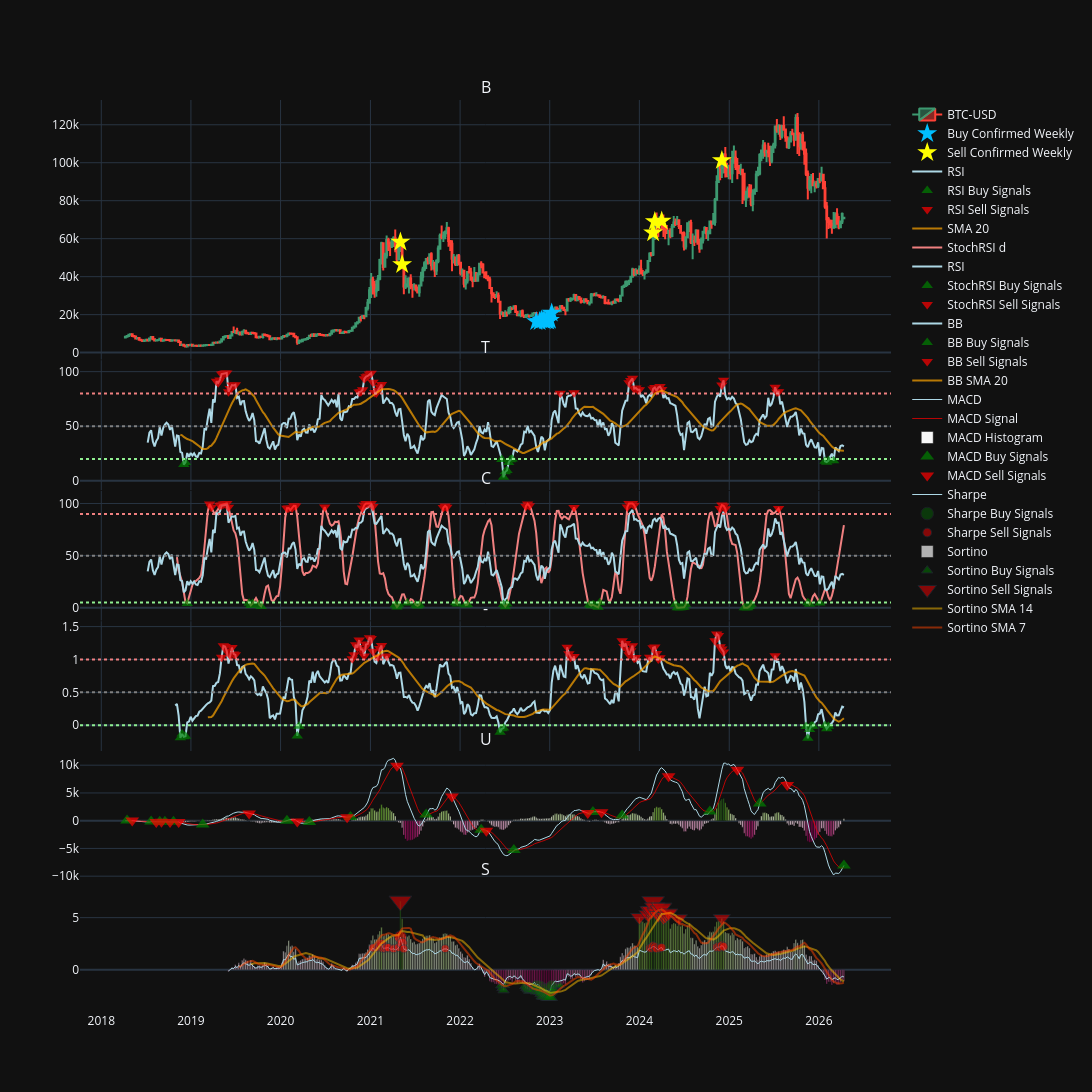

The notebook cell this image was saved under:
### Code cell
fig_btc_weekly = make_subplots(
    rows=6, cols=1,
    shared_xaxes=True,
    vertical_spacing=0.0008,
    subplot_titles=('BTC-USD'),
    row_width=[1.0, 1.0, 1.0, 1.0, 1.0, 2.0]
)

fig_btc_weekly.add_trace(go.Candlestick(
    x=btc_df.index,
    open=btc_df['Open']['BTC-USD'],
    high=btc_df['High']['BTC-USD'],
    low=btc_df['Low']['BTC-USD'],
    close=btc_df['Close']['BTC-USD'],
    name='BTC-USD',

), row=1, col=1)

fig_btc_weekly.add_trace(go.Scatter(
    x=btc_df.index[buy_confirmed_weekly],
    y=btc_df['Close']['BTC-USD'][buy_confirmed_weekly],
    mode='markers',
    marker=dict(size=15,
                color='#00BFFF',
                symbol='star'),
    showlegend=True,
    name='Buy Confirmed Weekly'
), row=1, col=1)

fig_btc_weekly.add_trace(go.Scatter(
    x=btc_df.index[sell_confirmed_weekly],
    y=btc_df['Close']['BTC-USD'][sell_confirmed_weekly],
    mode='markers',
    marker=dict(size=15,
                color='#FFFF00',
                colorscale='PuRd',
                symbol='star'),
    showlegend=True,
    name='Sell Confirmed Weekly'
), row=1, col=1)

'''fig_btc_weekly.add_trace(go.Scatter(
    x=btc_df.index[buy_combined_weekly],
    y=btc_df['Close']['BTC-USD'][buy_combined_weekly],
    mode='markers',
    marker=dict(size=15,
                color='blue',
                colorscale='PuRd',
                symbol='arrow-up'),
    opacity=0.7,
    showlegend=True,
    name='Buy Combined Signals'
), row=1, col=1)

fig_btc_weekly.add_trace(go.Scatter(
    x=btc_df.index[sell_combined_weekly],
    y=btc_df['Close']['BTC-USD'][sell_combined_weekly],
    mode='markers',
    marker=dict(size=15,
                color='red',
                colorscale='PuRd',
                symbol='arrow-down'),
    opacity=0.7,
    showlegend=True,
    name='Sell Combined Signals'
), row=1, col=1)

fig_btc_weekly.add_trace(go.Scatter(
    x=btc_df.index[btc_macd_buy],
    y=btc_df['Close']['BTC-USD'][btc_macd_buy],
    mode='markers',
    marker=dict(size=12,
                color='green',
                symbol='triangle-up'),
    showlegend=True,
    opacity=0.7,
    name='MACD Buy Signals'
), row=1, col=1)

fig_btc_weekly.add_trace(go.Scatter(
    x=btc_df.index[btc_macd_sell],
    y=btc_df['Close']['BTC-USD'][btc_macd_sell],
    mode='markers',
    marker=dict(size=12,
                color='red',
                symbol='triangle-down'),
    showlegend=True,
    opacity=0.7,
    name='MACD Sell Signals'
), row=1, col=1)'''

#---------------------------RSI------------------------#

fig_btc_weekly.add_trace(go.Scatter(
    x=btc_rsi_values_weekly.index,
    y=btc_rsi_values_weekly,
    line=dict(color='lightblue', width=2),
    showlegend=True,
    name='RSI'
), row=2, col=1)

fig_btc_weekly.add_trace(go.Scatter(
    x=btc_rsi_values_weekly[btc_rsi_buy].index,
    y=btc_rsi_values_weekly[btc_rsi_buy],
    mode='markers',
    marker=dict(size=10,
                color='green',
                symbol='triangle-up'),
    showlegend=True,
    opacity=0.7,
    name='RSI Buy Signals'
), row=2, col=1)

fig_btc_weekly.add_trace(go.Scatter(
    x=btc_rsi_values_weekly[btc_rsi_sell].index,
    y=btc_rsi_values_weekly[btc_rsi_sell],
    mode='markers',
    marker=dict(size=10,
                color='red',
                symbol='triangle-down'),
    showlegend=True,
    opacity=0.7,
    name='RSI Sell Signals'
), row=2, col=1)

fig_btc_weekly.add_trace(go.Scatter(
    x=rsi_sma_20.index,
    y=rsi_sma_20,
    line=dict(color='orange', width=2),
    opacity=0.7,
    showlegend=True,
    name='SMA 20'
), row=2, col=1)

fig_btc_weekly.add_hline(y=20, line_dash="dot", line_color="lightgreen", row=2, col=1)
fig_btc_weekly.add_hline(y=50, line_dash="dot", line_color="gray", row=2, col=1)
fig_btc_weekly.add_hline(y=80, line_dash="dot", line_color="lightcoral", row=2, col=1)


#--------------------------STOCH RSI---------------------#

fig_btc_weekly.add_trace(go.Scatter(
    x=btc_stochrsi_values_weekly['d'].index,
    y=btc_stochrsi_values_weekly['d'],
    line=dict(color='lightcoral', width=2),
    showlegend=True,
    name='StochRSI d'
), row=3, col=1)

fig_btc_weekly.add_trace(go.Scatter(
    x=btc_rsi_values_weekly.index,
    y=btc_rsi_values_weekly,
    line=dict(color='lightblue', width=2),
    showlegend=True,
    name='RSI'
), row=3, col=1)

fig_btc_weekly.add_trace(go.Scatter(
    x=btc_stochrsi_values_weekly['d'][btc_stochrsi_buy].index,
    y=btc_stochrsi_values_weekly['d'][btc_stochrsi_buy],
    mode='markers',
    marker=dict(size=10,
                color='green',
                symbol='triangle-up'),
    showlegend=True,
    opacity=0.7,
    name='StochRSI Buy Signals'
), row=3, col=1)

fig_btc_weekly.add_trace(go.Scatter(
    x=btc_stochrsi_values_weekly['d'][btc_stochrsi_sell].index,
    y=btc_stochrsi_values_weekly['d'][btc_stochrsi_sell],
    mode='markers',
    marker=dict(size=10,
                color='red',
                symbol='triangle-down'),
    showlegend=True,
    opacity=0.7,
    name='StochRSI Sell Signals'
), row=3, col=1)

fig_btc_weekly.add_hline(y=5, line_dash="dot", line_color="lightgreen", row=3, col=1)
fig_btc_weekly.add_hline(y=50, line_dash="dot", line_color="gray", row=3, col=1)
fig_btc_weekly.add_hline(y=90, line_dash="dot", line_color="lightcoral", row=3, col=1)


#--------------------BB%B-----------------------#

fig_btc_weekly.add_trace(go.Scatter(
    x=btc_bb_values_weekly.index,
    y=btc_bb_values_weekly,
    line=dict(color='lightblue', width=2),
    showlegend=True,
    name='BB'
), row=4, col=1)

fig_btc_weekly.add_trace(go.Scatter(
    x=btc_bb_values_weekly[btc_bb_buy].index,
    y=btc_bb_values_weekly[btc_bb_buy],
    mode='markers',
    marker=dict(size=10,
                color='green',
                symbol='triangle-up'),
    showlegend=True,
    opacity=0.7,
    name='BB Buy Signals'
), row=4, col=1)

fig_btc_weekly.add_trace(go.Scatter(
    x=btc_bb_values_weekly[btc_bb_sell].index,
    y=btc_bb_values_weekly[btc_bb_sell],
    mode='markers',
    marker=dict(size=10,
                color='red',
                symbol='triangle-down'),
    showlegend=True,
    opacity=0.7,
    name='BB Sell Signals'
), row=4, col=1)

fig_btc_weekly.add_trace(go.Scatter(
    x=bb_sma_20.index,
    y=bb_sma_20,
    line=dict(color='orange', width=2),
    opacity=0.7,
    showlegend=True,
    name='BB SMA 20'
), row=4, col=1)

fig_btc_weekly.add_hline(y=0, line_dash="dot", line_color="lightgreen", row=4, col=1)
fig_btc_weekly.add_hline(y=0.50, line_dash="dot", line_color="gray", row=4, col=1)
fig_btc_weekly.add_hline(y=1, line_dash="dot", line_color="lightcoral", row=4, col=1)

#------------------------MACD------------------------#

fig_btc_weekly.add_trace(go.Scatter(
    x=btc_macd_values_weekly['macd'].index,
    y=btc_macd_values_weekly['macd'],
    line=dict(color='lightblue', width=1),
    showlegend=True,
    name='MACD'
), row=5, col=1)

fig_btc_weekly.add_trace(go.Scatter(
    x=btc_macd_values_weekly['signal'].index,
    y=btc_macd_values_weekly['signal'],
    line=dict(color='red', width=1),
    opacity=0.7,
    showlegend=True,
    name='MACD Signal'
), row=5, col=1)

fig_btc_weekly.add_trace(go.Bar(
    x=btc_macd_values_weekly['histogram'].index,
    y=btc_macd_values_weekly['histogram'],
    marker_color=btc_macd_values_weekly['histogram'],
    showlegend=True,
    name='MACD Histogram'
), row=5, col=1)

fig_btc_weekly.add_trace(go.Scatter(
    x=btc_macd_values_weekly['macd'][btc_macd_buy].index,
    y=btc_macd_values_weekly['macd'][btc_macd_buy],
    mode='markers',
    marker=dict(size=12,
                color='green',
                symbol='triangle-up'),
    showlegend=True,
    opacity=0.7,
    name='MACD Buy Signals'
), row=5, col=1)

fig_btc_weekly.add_trace(go.Scatter(
    x=btc_macd_values_weekly['macd'][btc_macd_sell].index,
    y=btc_macd_values_weekly['macd'][btc_macd_sell],
    mode='markers',
    marker=dict(size=12,
                color='red',
                symbol='triangle-down'),
    showlegend=True,
    opacity=0.7,
    name='MACD Sell Signals'
), row=5, col=1)


#------------------------SHARPE-----------------------#


fig_btc_weekly.add_trace(go.Scatter(
    x=btc_sharpe_values.index,
    y=btc_sharpe_values,
    line=dict(color='lightblue', width=1),
    showlegend=True,
    name='Sharpe'
), row=6, col=1)

fig_btc_weekly.add_trace(go.Scatter(
    x=btc_sharpe_values[btc_sharpe_buy_weekly].index,
    y=btc_sharpe_values[btc_sharpe_buy_weekly],
    mode='markers',
    marker=dict(size=btc_sharpe_values[btc_sharpe_buy_weekly].abs()*7,
                color='green',
                symbol='circle'),

    showlegend=True,
    opacity=0.5,
    name='Sharpe Buy Signals'
), row=6, col=1)

fig_btc_weekly.add_trace(go.Scatter(
    x=btc_sharpe_values[btc_sharpe_sell_weekly].index,
    y=btc_sharpe_values[btc_sharpe_sell_weekly],
    mode='markers',
    marker=dict(size=btc_sharpe_values[btc_sharpe_sell_weekly].abs()*4,
                color='red',
                symbol='circle'),

    showlegend=True,
    opacity=0.7,
    name='Sharpe Sell Signals'
), row=6, col=1)

'''fig_btc_weekly.add_trace(go.Scatter(
    x=btc_sharpe_sma_20.index,
    y=btc_sharpe_sma_20,
    line=dict(color='purple', width=2),
    showlegend=True,
    opacity=0.7,
    name='Sharpe SMA 20'
), row=6, col=1)'''

#------------------------SORTINO-----------------------#

fig_btc_weekly.add_trace(go.Bar(
    x=btc_sortino_values.index,
    y=btc_sortino_values,
    marker_color=btc_sortino_values,
    showlegend=True,
    opacity=0.7,
    name='Sortino'
), row=6, col=1)

fig_btc_weekly.add_trace(go.Scatter(
    x=btc_sortino_values[sortino_buy_weekly].index,
    y=btc_sortino_values[sortino_buy_weekly],
    mode='markers',
    marker=dict(size=btc_sortino_values[sortino_buy_weekly].abs()*5,
                color='green',
                symbol='triangle-up'),

    showlegend=True,
    opacity=0.7,
    name='Sortino Buy Signals'
), row=6, col=1)

fig_btc_weekly.add_trace(go.Scatter(
    x=btc_sortino_values[sortino_sell_weekly].index,
    y=btc_sortino_values[sortino_sell_weekly],
    mode='markers',
    marker=dict(size=btc_sortino_values[sortino_sell_weekly].abs()*3,
                color='red',
                symbol='triangle-down'),
    showlegend=True,
    opacity=0.7,
    name='Sortino Sell Signals'
), row=6, col=1)

fig_btc_weekly.add_trace(go.Scatter(
    x=btc_sortino_sma_14.index,
    y=btc_sortino_sma_14,
    line=dict(color='#FFBF00', width=2),
    showlegend=True,
    opacity=0.5,
    name='Sortino SMA 14'
), row=6, col=1)

fig_btc_weekly.add_trace(go.Scatter(
    x=btc_sortino_sma_7.index,
    y=btc_sortino_sma_7,
    line=dict(color='#FF4500', width=2),
    showlegend=True,
    opacity=0.5,
    name='Sortino SMA 7'
), row=6, col=1)

#------------------------VIX----------------------#

'''fig_btc_weekly.add_trace(go.Bar(
    x=vix.index,
    y=vix,
    marker_color=vix,
    showlegend=True,
    opacity=0.7,
    name='VIX'
), row=7, col=1)

fig_btc_weekly.add_trace(go.Scatter(
    x=vix_sma_9.index,
    y=vix_sma_9,
    marker_color='orange',
    showlegend=True,
    opacity=0.7,
    name='VIX SMA 9'
), row=7, col=1)

fig_btc_weekly.add_trace(go.Scatter(
    x=vix_sma_20.index,
    y=vix_sma_20,
    marker_color='lightgreen',
    showlegend=True,
    name='VIX SMA 50'
), row=7, col=1)'''

fig_btc_weekly.update_layout(xaxis_rangeslider_visible=False, template='plotly_dark', height=1150, width=1600)

### Figure 1 — Plotly figure (JSON) as saved in the notebook; plotly's stock layout.template omitted (floating-point values rounded to 4 significant figures; data arrays with more than 128 entries replaced by an {"elided": "..."} marker saying what was removed)
{"data": [{"close": {"elided": "419 float values"}, "high": {"elided": "419 float values"}, "low": {"elided": "419 float values"}, "name": "BTC-USD", "open": {"elided": "419 float values"}, "type": "candlestick", "x": {"elided": "419 str values"}, "xaxis": "x", "yaxis": "y"}, {"marker": {"color": "#00BFFF", "size": 15, "symbol": "star"}, "mode": "markers", "name": "Buy Confirmed Weekly", "showlegend": true, "type": "scatter", "x": ["2022-11-07T00:00:00", "2022-11-21T00:00:00", "2022-11-28T00:00:00", "2022-12-05T00:00:00", "2022-12-12T00:00:00", "2022-12-19T00:00:00", "2022-12-26T00:00:00", "2023-01-02T00:00:00", "2023-01-09T00:00:00"], "xaxis": "x", "y": [16350.0, 16440.0, 17130.0, 17100.0, 16760.0, 16840.0, 16630.0, 17090.0, 20880.0], "yaxis": "y"}, {"marker": {"color": "#FFFF00", "colorscale": [[0, "rgb(247,244,249)"], [0.125, "rgb(231,225,239)"], [0.25, "rgb(212,185,218)"], [0.375, "rgb(201,148,199)"], [0.5, "rgb(223,101,176)"], [0.625, "rgb(231,41,138)"], [0.75, "rgb(206,18,86)"], [0.875, "rgb(152,0,67)"], [1, "rgb(103,0,31)"]], "size": 15, "symbol": "star"}, "mode": "markers", "name": "Sell Confirmed Weekly", "showlegend": true, "type": "scatter", "x": ["2021-05-03T00:00:00", "2021-05-10T00:00:00", "2024-02-26T00:00:00", "2024-03-04T00:00:00", "2024-04-01T00:00:00", "2024-12-02T00:00:00"], "xaxis": "x", "y": [58230.0, 46460.0, 63170.0, 69020.0, 69360.0, 101200.0], "yaxis": "y"}, {"line": {"color": "lightblue", "width": 2}, "name": "RSI", "showlegend": true, "type": "scatter", "x": {"elided": "419 str values"}, "xaxis": "x2", "y": {"elided": "419 float values"}, "yaxis": "y2"}, {"marker": {"color": "green", "size": 10, "symbol": "triangle-up"}, "mode": "markers", "name": "RSI Buy Signals", "opacity": 0.7, "showlegend": true, "type": "scatter", "x": ["2018-12-03T00:00:00", "2018-12-10T00:00:00", "2022-06-20T00:00:00", "2022-06-27T00:00:00", "2022-07-04T00:00:00", "2022-07-11T00:00:00", "2022-07-18T00:00:00", "2022-07-25T00:00:00", "2022-08-01T00:00:00", "2026-01-26T00:00:00", "2026-02-02T00:00:00", "2026-02-09T00:00:00", "2026-03-02T00:00:00"], "xaxis": "x2", "y": [14.82, 16.79, 19.58, 3.18, 8.167, 9.454, 16.8, 19.26, 19.9, 17.87, 17.03, 18.37, 18.34], "yaxis": "y2"}, {"marker": {"color": "red", "size": 10, "symbol": "triangle-down"}, "mode": "markers", "name": "RSI Sell Signals", "opacity": 0.7, "showlegend": true, "type": "scatter", "x": ["2019-04-15T00:00:00", "2019-04-22T00:00:00", "2019-04-29T00:00:00", "2019-05-06T00:00:00", "2019-05-13T00:00:00", "2019-05-20T00:00:00", "2019-05-27T00:00:00", "2019-06-03T00:00:00", "2019-06-10T00:00:00", "2019-06-17T00:00:00", "2019-06-24T00:00:00", "2019-07-01T00:00:00", "2020-11-16T00:00:00", "2020-11-23T00:00:00", "2020-11-30T00:00:00", "2020-12-07T00:00:00", "2020-12-14T00:00:00", "2020-12-21T00:00:00", "2020-12-28T00:00:00", "2021-01-04T00:00:00", "2021-01-11T00:00:00", "2021-01-18T00:00:00", "2021-01-25T00:00:00", "2021-02-01T00:00:00", "2021-02-08T00:00:00", "2021-02-15T00:00:00", "2023-02-13T00:00:00", "2023-04-10T00:00:00", "2023-11-20T00:00:00", "2023-11-27T00:00:00", "2023-12-04T00:00:00", "2023-12-11T00:00:00", "2023-12-18T00:00:00", "2023-12-25T00:00:00", "2024-01-01T00:00:00", "2024-02-26T00:00:00", "2024-03-04T00:00:00", "2024-03-11T00:00:00", "2024-03-18T00:00:00", "2024-03-25T00:00:00", "2024-04-01T00:00:00", "2024-12-02T00:00:00", "2024-12-09T00:00:00", "2025-07-07T00:00:00", "2025-07-14T00:00:00", "2025-07-21T00:00:00"], "xaxis": "x2", "y": [91.22, 89.76, 92.34, 97.82, 98.29, 98.76, 98.74, 81.6, 84.64, 87.66, 87.33, 88.05, 81.34, 81.62, 83.43, 93.48, 95.42, 96.02, 97.82, 98.61, 90.24, 80.84, 80.42, 83.03, 86.0, 88.14, 80.09, 80.59, 89.73, 91.82, 93.89, 84.42, 85.05, 83.37, 83.33, 84.17, 85.46, 82.58, 85.42, 86.34, 83.72, 87.77, 92.13, 85.7, 81.34, 81.57], "yaxis": "y2"}, {"line": {"color": "orange", "width": 2}, "name": "SMA 20", "opacity": 0.7, "showlegend": true, "type": "scatter", "x": {"elided": "419 str values"}, "xaxis": "x2", "y": {"elided": "419 float values"}, "yaxis": "y2"}, {"line": {"color": "lightcoral", "width": 2}, "name": "StochRSI d", "showlegend": true, "type": "scatter", "x": {"elided": "389 str values"}, "xaxis": "x3", "y": {"elided": "389 float values"}, "yaxis": "y3"}, {"line": {"color": "lightblue", "width": 2}, "name": "RSI", "showlegend": true, "type": "scatter", "x": {"elided": "419 str values"}, "xaxis": "x3", "y": {"elided": "419 float values"}, "yaxis": "y3"}, {"marker": {"color": "green", "size": 10, "symbol": "triangle-up"}, "mode": "markers", "name": "StochRSI Buy Signals", "opacity": 0.7, "showlegend": true, "type": "scatter", "x": ["2018-12-17T00:00:00", "2019-08-26T00:00:00", "2019-09-02T00:00:00", "2019-09-09T00:00:00", "2019-10-07T00:00:00", "2019-10-14T00:00:00", "2021-04-12T00:00:00", "2021-04-19T00:00:00", "2021-04-26T00:00:00", "2021-05-31T00:00:00", "2021-07-05T00:00:00", "2021-07-12T00:00:00", "2021-07-19T00:00:00", "2021-12-13T00:00:00", "2021-12-20T00:00:00", "2022-01-24T00:00:00", "2022-01-31T00:00:00", "2022-06-27T00:00:00", "2022-07-04T00:00:00", "2022-07-11T00:00:00", "2023-06-12T00:00:00", "2023-06-19T00:00:00", "2023-06-26T00:00:00", "2023-07-03T00:00:00", "2023-07-10T00:00:00", "2023-07-17T00:00:00", "2023-07-24T00:00:00", "2024-05-27T00:00:00", "2024-06-03T00:00:00", "2024-06-10T00:00:00", "2024-06-17T00:00:00", "2024-06-24T00:00:00", "2024-07-01T00:00:00", "2024-07-08T00:00:00", "2025-03-03T00:00:00", "2025-03-10T00:00:00", "2025-03-17T00:00:00", "2025-03-24T00:00:00", "2025-03-31T00:00:00", "2025-11-17T00:00:00", "2025-11-24T00:00:00", "2026-01-05T00:00:00"], "xaxis": "x3", "y": [4.211, 4.243, 2.205, 4.016, 2.874, 1.317, 2.591, 0.6984, 2.758, 4.583, 2.592, 1.8, 2.932, 4.822, 3.516, 2.679, 3.07, 3.231, 1.096, 3.572, 3.021, 2.051, 2.88, 2.23, 1.58, 0.4648, 4.738, 3.417, 0.0, 0.0, 0.0, 0.2131, 0.4262, 3.012, 0.0, 0.0, 0.1225, 1.303, 3.083, 4.714, 3.364, 4.567], "yaxis": "y3"}, {"marker": {"color": "red", "size": 10, "symbol": "triangle-down"}, "mode": "markers", "name": "StochRSI Sell Signals", "opacity": 0.7, "showlegend": true, "type": "scatter", "x": ["2019-03-18T00:00:00", "2019-03-25T00:00:00", "2019-04-29T00:00:00", "2019-05-06T00:00:00", "2019-05-13T00:00:00", "2019-05-20T00:00:00", "2019-05-27T00:00:00", "2019-06-03T00:00:00", "2020-01-27T00:00:00", "2020-02-03T00:00:00", "2020-02-17T00:00:00", "2020-02-24T00:00:00", "2020-03-02T00:00:00", "2020-06-29T00:00:00", "2020-11-30T00:00:00", "2020-12-07T00:00:00", "2020-12-14T00:00:00", "2020-12-21T00:00:00", "2020-12-28T00:00:00", "2021-01-04T00:00:00", "2021-01-11T00:00:00", "2021-10-25T00:00:00", "2021-11-01T00:00:00", "2021-11-08T00:00:00", "2022-09-26T00:00:00", "2022-10-03T00:00:00", "2022-10-10T00:00:00", "2023-04-10T00:00:00", "2023-11-13T00:00:00", "2023-11-20T00:00:00", "2023-11-27T00:00:00", "2023-12-04T00:00:00", "2023-12-11T00:00:00", "2024-11-25T00:00:00", "2024-12-02T00:00:00", "2024-12-09T00:00:00", "2024-12-16T00:00:00", "2025-07-21T00:00:00"], "xaxis": "x3", "y": [99.57, 96.45, 98.25, 98.66, 99.53, 99.77, 100.0, 96.3, 95.44, 95.67, 95.73, 97.87, 97.67, 96.61, 95.64, 98.48, 100.0, 100.0, 100.0, 100.0, 96.99, 96.21, 97.69, 96.36, 97.43, 99.61, 97.81, 96.22, 96.63, 100.0, 100.0, 100.0, 98.29, 95.16, 98.46, 97.69, 95.01, 95.28], "yaxis": "y3"}, {"line": {"color": "lightblue", "width": 2}, "name": "BB", "showlegend": true, "type": "scatter", "x": {"elided": "419 str values"}, "xaxis": "x4", "y": {"elided": "419 float values"}, "yaxis": "y4"}, {"marker": {"color": "green", "size": 10, "symbol": "triangle-up"}, "mode": "markers", "name": "BB Buy Signals", "opacity": 0.7, "showlegend": true, "type": "scatter", "x": ["2018-11-19T00:00:00", "2018-11-26T00:00:00", "2018-12-03T00:00:00", "2018-12-10T00:00:00", "2020-03-09T00:00:00", "2020-03-16T00:00:00", "2022-06-13T00:00:00", "2022-06-20T00:00:00", "2022-06-27T00:00:00", "2025-11-10T00:00:00", "2025-11-17T00:00:00", "2025-11-24T00:00:00", "2025-12-01T00:00:00", "2025-12-08T00:00:00", "2026-01-26T00:00:00", "2026-02-02T00:00:00", "2026-02-09T00:00:00"], "xaxis": "x4", "y": [-0.1915, -0.1332, -0.1768, -0.1681, -0.1623, -0.01465, -0.1067, -0.05291, -0.04313, -0.01778, -0.1983, -0.0654, -0.01236, -0.01392, -0.002692, -0.05397, -0.01723], "yaxis": "y4"}, {"marker": {"color": "red", "size": 10, "symbol": "triangle-down"}, "mode": "markers", "name": "BB Sell Signals", "opacity": 0.7, "showlegend": true, "type": "scatter", "x": ["2019-05-06T00:00:00", "2019-05-13T00:00:00", "2019-05-20T00:00:00", "2019-05-27T00:00:00", "2019-06-10T00:00:00", "2019-06-17T00:00:00", "2019-06-24T00:00:00", "2019-07-01T00:00:00", "2020-10-19T00:00:00", "2020-10-26T00:00:00", "2020-11-02T00:00:00", "2020-11-09T00:00:00", "2020-11-16T00:00:00", "2020-11-23T00:00:00", "2020-11-30T00:00:00", "2020-12-07T00:00:00", "2020-12-14T00:00:00", "2020-12-21T00:00:00", "2020-12-28T00:00:00", "2021-01-04T00:00:00", "2021-01-11T00:00:00", "2021-02-01T00:00:00", "2021-02-08T00:00:00", "2021-02-15T00:00:00", "2021-03-08T00:00:00", "2023-03-13T00:00:00", "2023-03-20T00:00:00", "2023-03-27T00:00:00", "2023-04-10T00:00:00", "2023-10-23T00:00:00", "2023-10-30T00:00:00", "2023-11-06T00:00:00", "2023-11-13T00:00:00", "2023-11-20T00:00:00", "2023-11-27T00:00:00", "2023-12-04T00:00:00", "2023-12-11T00:00:00", "2023-12-18T00:00:00", "2024-02-12T00:00:00", "2024-02-26T00:00:00", "2024-03-04T00:00:00", "2024-03-11T00:00:00", "2024-03-18T00:00:00", "2024-03-25T00:00:00", "2024-11-04T00:00:00", "2024-11-11T00:00:00", "2024-11-18T00:00:00", "2024-11-25T00:00:00", "2024-12-02T00:00:00", "2024-12-09T00:00:00", "2025-07-07T00:00:00"], "xaxis": "x4", "y": [1.034, 1.208, 1.197, 1.128, 1.063, 1.181, 1.085, 1.07, 1.011, 1.073, 1.224, 1.184, 1.295, 1.154, 1.149, 1.054, 1.226, 1.235, 1.33, 1.319, 1.123, 1.037, 1.166, 1.211, 1.052, 1.185, 1.089, 1.034, 1.046, 1.283, 1.197, 1.242, 1.149, 1.072, 1.134, 1.21, 1.018, 1.029, 1.035, 1.18, 1.19, 1.09, 1.009, 1.027, 1.286, 1.388, 1.363, 1.193, 1.158, 1.115, 1.058], "yaxis": "y4"}, {"line": {"color": "orange", "width": 2}, "name": "BB SMA 20", "opacity": 0.7, "showlegend": true, "type": "scatter", "x": {"elided": "419 str values"}, "xaxis": "x4", "y": {"elided": "419 float values"}, "yaxis": "y4"}, {"line": {"color": "lightblue", "width": 1}, "name": "MACD", "showlegend": true, "type": "scatter", "x": {"elided": "419 str values"}, "xaxis": "x5", "y": {"elided": "419 float values"}, "yaxis": "y5"}, {"line": {"color": "red", "width": 1}, "name": "MACD Signal", "opacity": 0.7, "showlegend": true, "type": "scatter", "x": {"elided": "419 str values"}, "xaxis": "x5", "y": {"elided": "419 float values"}, "yaxis": "y5"}, {"marker": {"color": {"elided": "419 float values"}}, "name": "MACD Histogram", "showlegend": true, "type": "bar", "x": {"elided": "419 str values"}, "xaxis": "x5", "y": {"elided": "419 float values"}, "yaxis": "y5"}, {"marker": {"color": "green", "size": 12, "symbol": "triangle-up"}, "mode": "markers", "name": "MACD Buy Signals", "opacity": 0.7, "showlegend": true, "type": "scatter", "x": ["2018-04-16T00:00:00", "2018-07-23T00:00:00", "2018-08-27T00:00:00", "2018-09-17T00:00:00", "2018-10-22T00:00:00", "2019-02-18T00:00:00", "2020-01-27T00:00:00", "2020-04-27T00:00:00", "2020-10-12T00:00:00", "2021-08-16T00:00:00", "2022-03-28T00:00:00", "2022-08-08T00:00:00", "2023-06-26T00:00:00", "2023-10-23T00:00:00", "2024-10-14T00:00:00", "2025-05-05T00:00:00", "2026-04-13T00:00:00"], "xaxis": "x5", "y": [10.62, -164.3, -181.4, -209.2, -207.5, -703.6, -26.12, -256.8, 653.0, 1093.0, -1614.0, -5279.0, 1585.0, 925.0, 1648.0, 3092.0, -8067.0], "yaxis": "y5"}, {"marker": {"color": "red", "size": 12, "symbol": "triangle-down"}, "mode": "markers", "name": "MACD Sell Signals", "opacity": 0.7, "showlegend": true, "type": "scatter", "x": ["2018-05-07T00:00:00", "2018-08-13T00:00:00", "2018-09-03T00:00:00", "2018-10-08T00:00:00", "2018-11-12T00:00:00", "2019-08-26T00:00:00", "2020-03-09T00:00:00", "2020-09-28T00:00:00", "2021-04-19T00:00:00", "2021-11-29T00:00:00", "2022-04-18T00:00:00", "2023-06-05T00:00:00", "2023-07-31T00:00:00", "2024-04-29T00:00:00", "2025-02-03T00:00:00", "2025-08-25T00:00:00"], "xaxis": "x5", "y": [21.92, -223.8, -212.7, -216.4, -257.3, 1282.0, -131.8, 623.0, 9904.0, 4366.0, -1796.0, 1365.0, 1506.0, 8005.0, 9187.0, 6439.0], "yaxis": "y5"}, {"line": {"color": "lightblue", "width": 1}, "name": "Sharpe", "showlegend": true, "type": "scatter", "x": {"elided": "418 str values"}, "xaxis": "x6", "y": {"elided": "418 float values"}, "yaxis": "y6"}, {"marker": {"color": "green", "size": [10.54, 10.94, 12.08, 13.62, 13.73, 13.75, 14.28, 14.35, 10.52], "symbol": "circle"}, "mode": "markers", "name": "Sharpe Buy Signals", "opacity": 0.5, "showlegend": true, "type": "scatter", "x": ["2022-11-07T00:00:00", "2022-11-21T00:00:00", "2022-11-28T00:00:00", "2022-12-05T00:00:00", "2022-12-12T00:00:00", "2022-12-19T00:00:00", "2022-12-26T00:00:00", "2023-01-02T00:00:00", "2023-01-09T00:00:00"], "xaxis": "x6", "y": [-1.506, -1.563, -1.726, -1.946, -1.962, -1.964, -2.04, -2.05, -1.503], "yaxis": "y6"}, {"marker": {"color": "red", "size": [8.415, 8.544, 9.118, 9.855, 8.181, 8.272, 8.582, 8.49, 8.067, 8.637, 12.55, 10.25, 8.016, 8.098, 8.292, 8.338, 9.046, 8.707, 8.075, 8.322, 8.55, 8.644, 8.769, 8.723, 9.239, 8.845], "symbol": "circle"}, "mode": "markers", "name": "Sharpe Sell Signals", "opacity": 0.7, "showlegend": true, "type": "scatter", "x": ["2021-01-11T00:00:00", "2021-02-01T00:00:00", "2021-02-08T00:00:00", "2021-02-15T00:00:00", "2021-02-22T00:00:00", "2021-03-01T00:00:00", "2021-03-08T00:00:00", "2021-03-15T00:00:00", "2021-04-05T00:00:00", "2021-04-26T00:00:00", "2021-05-03T00:00:00", "2021-05-10T00:00:00", "2021-05-17T00:00:00", "2021-11-01T00:00:00", "2024-02-12T00:00:00", "2024-02-19T00:00:00", "2024-02-26T00:00:00", "2024-03-04T00:00:00", "2024-03-11T00:00:00", "2024-03-25T00:00:00", "2024-04-01T00:00:00", "2024-11-11T00:00:00", "2024-11-18T00:00:00", "2024-11-25T00:00:00", "2024-12-02T00:00:00", "2024-12-09T00:00:00"], "xaxis": "x6", "y": [2.104, 2.136, 2.279, 2.464, 2.045, 2.068, 2.145, 2.122, 2.017, 2.159, 3.138, 2.562, 2.004, 2.024, 2.073, 2.085, 2.262, 2.177, 2.019, 2.08, 2.138, 2.161, 2.192, 2.181, 2.31, 2.211], "yaxis": "y6"}, {"marker": {"color": {"elided": "418 float values"}}, "name": "Sortino", "opacity": 0.7, "showlegend": true, "type": "bar", "x": {"elided": "418 str values"}, "xaxis": "x6", "y": {"elided": "418 float values"}, "yaxis": "y6"}, {"marker": {"color": "green", "size": [7.777, 8.853, 9.864, 7.63, 8.085, 8.915, 9.449, 10.06, 9.776, 9.828, 8.554, 10.37, 9.564, 10.53, 11.38, 12.53, 12.64, 12.65, 13.12, 13.17, 10.24, 9.135, 7.953, 7.79, 7.527], "symbol": "triangle-up"}, "mode": "markers", "name": "Sortino Buy Signals", "opacity": 0.7, "showlegend": true, "type": "scatter", "x": ["2022-06-13T00:00:00", "2022-06-20T00:00:00", "2022-06-27T00:00:00", "2022-07-04T00:00:00", "2022-09-19T00:00:00", "2022-09-26T00:00:00", "2022-10-03T00:00:00", "2022-10-10T00:00:00", "2022-10-17T00:00:00", "2022-10-24T00:00:00", "2022-10-31T00:00:00", "2022-11-07T00:00:00", "2022-11-14T00:00:00", "2022-11-21T00:00:00", "2022-11-28T00:00:00", "2022-12-05T00:00:00", "2022-12-12T00:00:00", "2022-12-19T00:00:00", "2022-12-26T00:00:00", "2023-01-02T00:00:00", "2023-01-09T00:00:00", "2023-01-16T00:00:00", "2023-01-30T00:00:00", "2023-02-06T00:00:00", "2023-02-13T00:00:00"], "xaxis": "x6", "y": [-1.555, -1.771, -1.973, -1.526, -1.617, -1.783, -1.89, -2.012, -1.955, -1.966, -1.711, -2.075, -1.913, -2.107, -2.275, -2.505, -2.528, -2.53, -2.623, -2.634, -2.048, -1.827, -1.591, -1.558, -1.505], "yaxis": "y6"}, {"marker": {"color": "red", "size": [19.76, 15.1, 15.86, 16.94, 17.01, 19.62, 17.93, 16.55, 15.65, 17.15, 17.88, 14.98, 15.36, 15.94, 16.31, 14.77, 14.79], "symbol": "triangle-down"}, "mode": "markers", "name": "Sortino Sell Signals", "opacity": 0.7, "showlegend": true, "type": "scatter", "x": ["2021-05-03T00:00:00", "2024-01-01T00:00:00", "2024-02-05T00:00:00", "2024-02-12T00:00:00", "2024-02-19T00:00:00", "2024-02-26T00:00:00", "2024-03-04T00:00:00", "2024-03-11T00:00:00", "2024-03-18T00:00:00", "2024-03-25T00:00:00", "2024-04-01T00:00:00", "2024-04-08T00:00:00", "2024-04-15T00:00:00", "2024-04-22T00:00:00", "2024-04-29T00:00:00", "2024-06-10T00:00:00", "2024-12-02T00:00:00"], "xaxis": "x6", "y": [6.587, 5.033, 5.286, 5.646, 5.671, 6.539, 5.976, 5.517, 5.215, 5.718, 5.961, 4.995, 5.121, 5.313, 5.436, 4.923, 4.931], "yaxis": "y6"}, {"line": {"color": "#FFBF00", "width": 2}, "name": "Sortino SMA 14", "opacity": 0.5, "showlegend": true, "type": "scatter", "x": {"elided": "418 str values"}, "xaxis": "x6", "y": {"elided": "418 float values"}, "yaxis": "y6"}, {"line": {"color": "#FF4500", "width": 2}, "name": "Sortino SMA 7", "opacity": 0.5, "showlegend": true, "type": "scatter", "x": {"elided": "418 str values"}, "xaxis": "x6", "y": {"elided": "418 float values"}, "yaxis": "y6"}], "layout": {"annotations": [{"font": {"size": 16}, "showarrow": false, "text": "B", "x": 0.5, "xanchor": "center", "xref": "paper", "y": 1.0, "yanchor": "bottom", "yref": "paper"}, {"font": {"size": 16}, "showarrow": false, "text": "T", "x": 0.5, "xanchor": "center", "xref": "paper", "y": 0.7146, "yanchor": "bottom", "yref": "paper"}, {"font": {"size": 16}, "showarrow": false, "text": "C", "x": 0.5, "xanchor": "center", "xref": "paper", "y": 0.5715, "yanchor": "bottom", "yref": "paper"}, {"font": {"size": 16}, "showarrow": false, "text": "-", "x": 0.5, "xanchor": "center", "xref": "paper", "y": 0.4285, "yanchor": "bottom", "yref": "paper"}, {"font": {"size": 16}, "showarrow": false, "text": "U", "x": 0.5, "xanchor": "center", "xref": "paper", "y": 0.2854, "yanchor": "bottom", "yref": "paper"}, {"font": {"size": 16}, "showarrow": false, "text": "S", "x": 0.5, "xanchor": "center", "xref": "paper", "y": 0.1423, "yanchor": "bottom", "yref": "paper"}], "height": 1150, "shapes": [{"line": {"color": "lightgreen", "dash": "dot"}, "type": "line", "x0": 0, "x1": 1, "xref": "x2 domain", "y0": 20, "y1": 20, "yref": "y2"}, {"line": {"color": "gray", "dash": "dot"}, "type": "line", "x0": 0, "x1": 1, "xref": "x2 domain", "y0": 50, "y1": 50, "yref": "y2"}, {"line": {"color": "lightcoral", "dash": "dot"}, "type": "line", "x0": 0, "x1": 1, "xref": "x2 domain", "y0": 80, "y1": 80, "yref": "y2"}, {"line": {"color": "lightgreen", "dash": "dot"}, "type": "line", "x0": 0, "x1": 1, "xref": "x3 domain", "y0": 5, "y1": 5, "yref": "y3"}, {"line": {"color": "gray", "dash": "dot"}, "type": "line", "x0": 0, "x1": 1, "xref": "x3 domain", "y0": 50, "y1": 50, "yref": "y3"}, {"line": {"color": "lightcoral", "dash": "dot"}, "type": "line", "x0": 0, "x1": 1, "xref": "x3 domain", "y0": 90, "y1": 90, "yref": "y3"}, {"line": {"color": "lightgreen", "dash": "dot"}, "type": "line", "x0": 0, "x1": 1, "xref": "x4 domain", "y0": 0, "y1": 0, "yref": "y4"}, {"line": {"color": "gray", "dash": "dot"}, "type": "line", "x0": 0, "x1": 1, "xref": "x4 domain", "y0": 0.5, "y1": 0.5, "yref": "y4"}, {"line": {"color": "lightcoral", "dash": "dot"}, "type": "line", "x0": 0, "x1": 1, "xref": "x4 domain", "y0": 1, "y1": 1, "yref": "y4"}], "width": 1600, "xaxis": {"anchor": "y", "domain": [0, 1], "matches": "x6", "rangeslider": {"visible": false}, "showticklabels": false}, "xaxis2": {"anchor": "y2", "domain": [0, 1], "matches": "x6", "showticklabels": false}, "xaxis3": {"anchor": "y3", "domain": [0, 1], "matches": "x6", "showticklabels": false}, "xaxis4": {"anchor": "y4", "domain": [0, 1], "matches": "x6", "showticklabels": false}, "xaxis5": {"anchor": "y5", "domain": [0, 1], "matches": "x6", "showticklabels": false}, "xaxis6": {"anchor": "y6", "domain": [0, 1]}, "yaxis": {"anchor": "x", "domain": [0.7154, 1.0]}, "yaxis2": {"anchor": "x2", "domain": [0.5723, 0.7146]}, "yaxis3": {"anchor": "x3", "domain": [0.4293, 0.5715]}, "yaxis4": {"anchor": "x4", "domain": [0.2862, 0.4285]}, "yaxis5": {"anchor": "x5", "domain": [0.1431, 0.2854]}, "yaxis6": {"anchor": "x6", "domain": [0, 0.1423]}}}
